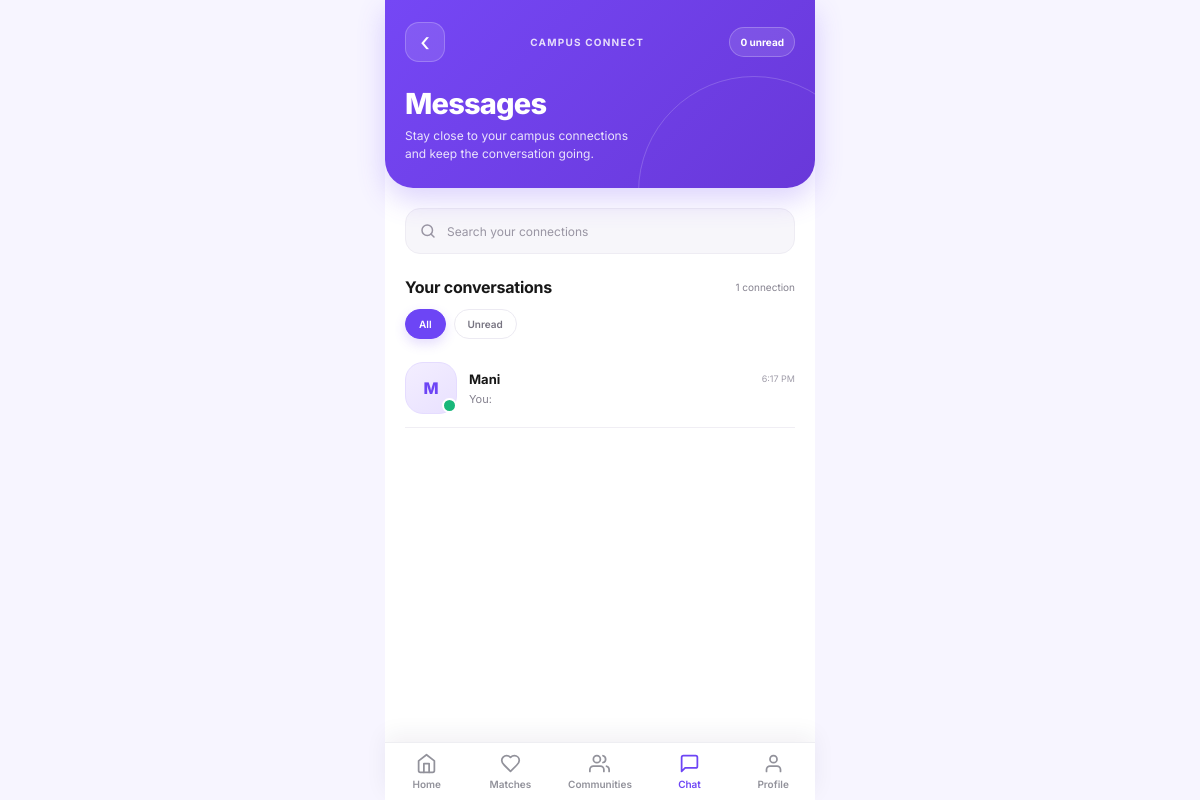
Before: /chat/ (signed in) with the older database file.
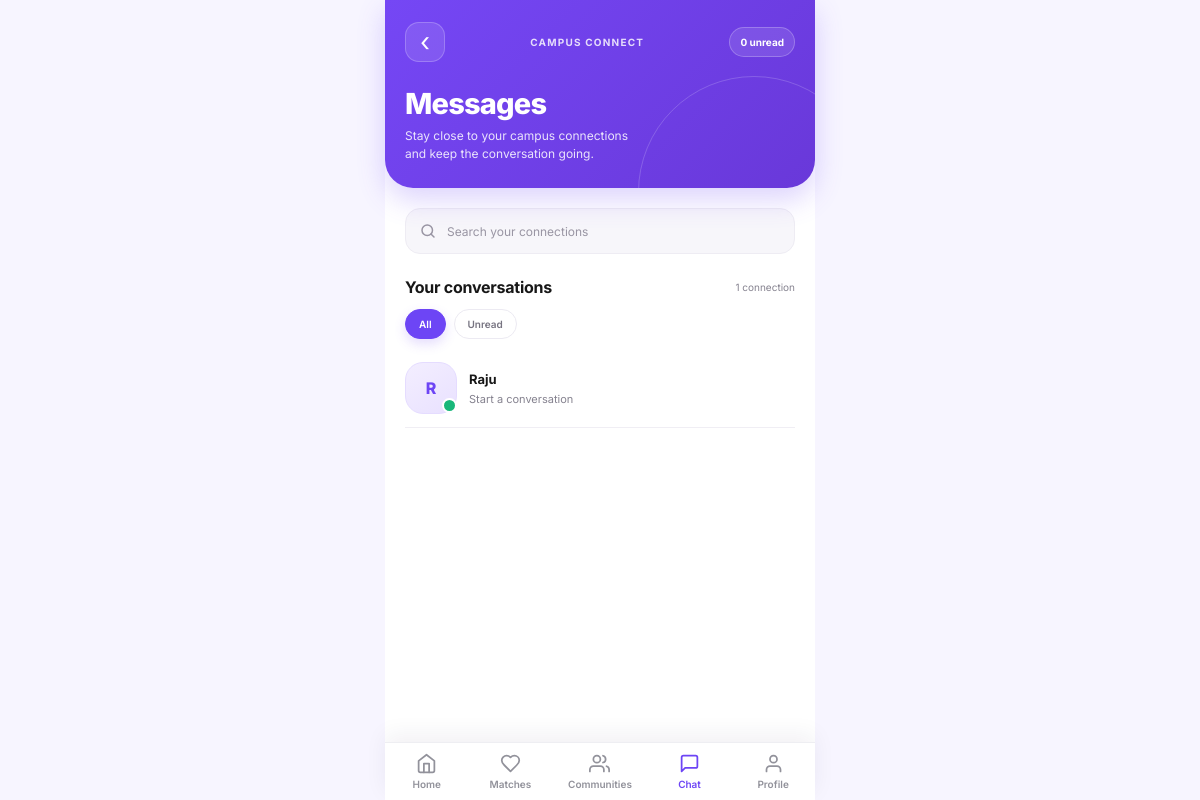
After: the same page with the newer database file.
### accounts/models.py (models this page shows, shortened)
class User(AbstractUser):
    id = models.UUIDField(primary_key=True, default=uuid.uuid4, editable=False)
    username = None  # Not used; authentication via email
    email = models.EmailField('Email Address', unique=True)
    first_name = models.CharField('First Name', max_length=150, blank=True)
    last_name = models.CharField('Last Name', max_length=150, blank=True)
    is_verified = models.BooleanField('Verified', default=False)
    created_at = models.DateTimeField(auto_now_add=True)
    updated_at = models.DateTimeField(auto_now=True)
    USERNAME_FIELD = 'email'
    REQUIRED_FIELDS = ['first_name', 'last_name']
    objects = UserManager()
    class Meta:
        db_table = 'accounts_user'
        ordering = ['-created_at']

### chat/models.py (models this page shows)
class Message(models.Model):
    id = models.UUIDField(primary_key=True, default=uuid.uuid4, editable=False)
    sender = models.ForeignKey(settings.AUTH_USER_MODEL, on_delete=models.CASCADE, related_name='sent_messages')
    recipient = models.ForeignKey(settings.AUTH_USER_MODEL, on_delete=models.CASCADE, related_name='received_messages')
    content = models.TextField()
    image = models.ImageField(upload_to='chat/images/', blank=True, null=True)
    is_read = models.BooleanField(default=False)
    created_at = models.DateTimeField(auto_now_add=True)
    class Meta:
        db_table = 'chat_message'
        ordering = ['-created_at']

### chat/urls.py (the view)
# urls.py: path('', chat_home, name='chat_home'),
@login_required
def chat_home(request):
    contacts = list(connected_users(request.user))
    contact_ids = [contact.id for contact in contacts]
    messages = Message.objects.filter(
        Q(sender=request.user, recipient_id__in=contact_ids) |
        Q(recipient=request.user, sender_id__in=contact_ids)
    ).select_related('sender').order_by('-created_at')
    latest_by_contact = {}
    unread_by_contact = {}
    for message in messages:
        contact_id = (
            message.recipient_id if message.sender_id == request.user.id
            else message.sender_id
        )
        latest_by_contact.setdefault(contact_id, message)
        if message.recipient_id == request.user.id and not message.is_read:
            unread_by_contact[contact_id] = unread_by_contact.get(contact_id, 0) + 1
    for contact in contacts:
        contact.latest_message = latest_by_contact.get(contact.id)
        contact.unread_count = unread_by_contact.get(contact.id, 0)
    contacts.sort(
        key=lambda contact: (
            contact.latest_message.created_at.timestamp()
            if contact.latest_message else 0
        ),
        reverse=True,
    )
    return render(request, 'chat/home.html', {
        'contacts': contacts,
        'unread_count': sum(unread_by_contact.values()),
    })

### chat/urls.py (called while the page is built)
def connected_users(user):
    return User.objects.filter(
        Q(sent_requests__recipient=user, sent_requests__status='ACCEPTED') |
        Q(received_requests__requester=user, received_requests__status='ACCEPTED')
    ).distinct()

### templates/chat/home.html (shortened to what this page needs)
<!doctype html>
<html lang="en">
<head>
</head>
<body>
  <main class="app-shell">
    <section class="hero">
      <div class="hero-top">
        <a class="back" href="{% url 'home' %}" aria-label="Back to home">‹</a>
        <span class="brand">Campus Connect</span>
        <span class="unread-pill" aria-label="Unread messages">{{ unread_count }} unread</span>
      </div>
      <div class="hero-main">
        <div class="hero-copy">
          <h1>Messages</h1>
          <p>Stay close to your campus connections and keep the conversation going.</p>
        </div>
      </div>
    </section>
    <section class="content" aria-label="Conversations">
      {% if contacts %}
        <label class="search" for="conversation-search">
          <svg viewBox="0 0 24 24" fill="none" stroke="currentColor" stroke-width="2" stroke-linecap="round"><circle cx="11" cy="11" r="7"/><path d="m20 20-4-4"/></svg>
          <input id="conversation-search" type="search" placeholder="Search your connections" autocomplete="off">
        </label>
        <div class="section-head"><h2>Your conversations</h2><span>{{ contacts|length }} connection{{ contacts|length|pluralize }}</span></div>
        <div class="filters" role="tablist" aria-label="Filter conversations">
          <button class="filter active" type="button" data-filter="all" aria-selected="true">All</button>
          <button class="filter" type="button" data-filter="unread" aria-selected="false">Unread</button>
        </div>
        <div class="contact-list" id="contact-list">
          {% for contact in contacts %}
            <a class="contact" href="{% url 'chat_conversation' contact.id %}" data-name="{{ contact.get_full_name|default:contact.email|lower }}" data-unread="{% if contact.unread_count %}true{% else %}false{% endif %}">
              <div class="avatar" aria-hidden="true">{{ contact.first_name|default:contact.email|slice:":1"|upper }}</div>
              <div class="contact-copy">
                <div class="contact-top">
                  <span class="name">{{ contact.get_full_name|default:contact.email }}</span>
                  {% if contact.latest_message %}<time class="time">{{ contact.latest_message.created_at|date:"g:i A" }}</time>{% endif %}
                </div>
                <div class="last">{% if contact.latest_message %}{% if contact.latest_message.sender_id == request.user.id %}You: {% endif %}{% else %}Start a conversation{% endif %}</div>
              </div>
            </a>
          {% endfor %}
        </div>
      {% endif %}
    </section>
  </main>
  {% include 'includes/bottom_nav.html' with active_nav='chat' %}
</body>
</html>

Changed rows visible on the page:
no longer on this page (row edited): User: first_name "M", get_full_name "Mani", latest_message.created_at "6:17 PM", shows "You:"
now on this page (row edited): User: first_name "R", get_full_name "Raju", shows "Start a conversation"
